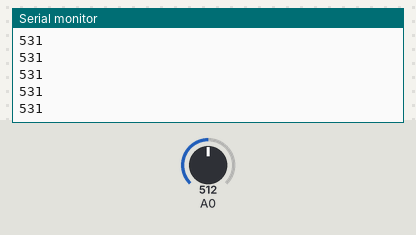
This sketch was run on a simulated Arduino Uno, built with avr-gcc and run on an emulated ATmega328P. Parts: the last lines printed to the serial monitor. Inputs (shaded band) come from the test bench; at power-on: A0 = 512.

Above: at 1.2 s.
1.3 s: A0 set to 716
At 2.0 s:
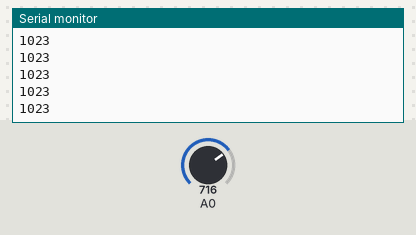
2.8 s: A0 set to 511
At 3.5 s:
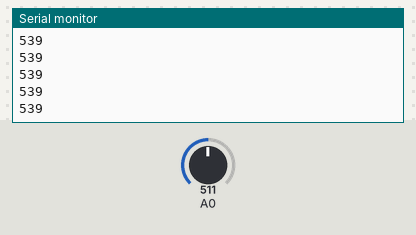
Timing chart, 0 to 5.8 s (numbered marks = the images above; inputs shaded):
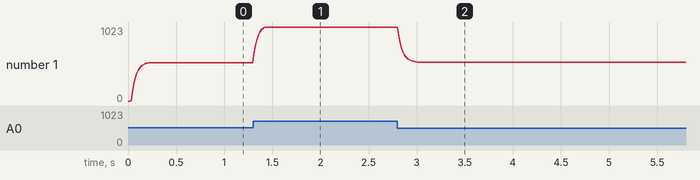

The sketch:

basic_signal_filtering.ino
```cpp
const float alpha = 0.2;  // 滤波系数（0.1-0.3）
int filteredValue = 0;

void setup() {
  Serial.begin(115200);
}

void loop() {
  int rawValue = analogRead(A0);

  // 1. 软件滤波
  filteredValue = alpha * rawValue + (1 - alpha) * filteredValue;

  // 2. 信号放大
  int amplifiedValue = map(filteredValue, 300, 700, 0, 1023);  // 动态放大有效范围
  amplifiedValue = constrain(amplifiedValue, 0, 1023);         // 限制输出范围

  // 输出结果
  Serial.println(amplifiedValue);
  delay(10);
}
```

Measured:
- after the input at 1.3 s, the serial monitor: prints a new line at once (image 1)
- after the input at 2.8 s, the serial monitor: prints a new line at once (image 2)
- plotted number 1: 531 → 1023 after the input at 1.3 s, 1023 → 539 after the input at 2.8 s
